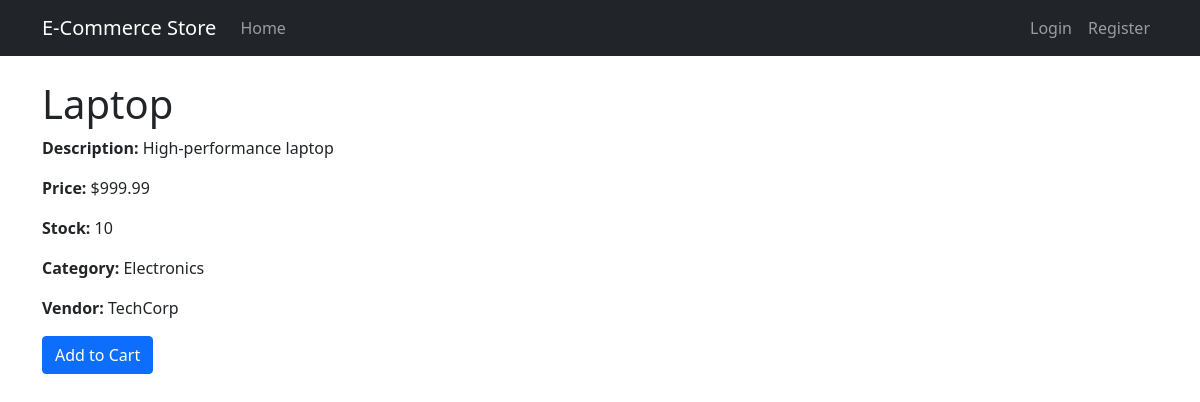
Page /product/1 on the committed database.
### models.py (models this page shows)
class Product(db.Model):
    id = db.Column(db.Integer, primary_key=True)
    name = db.Column(db.String(100), nullable=False)
    description = db.Column(db.Text)
    price = db.Column(db.Float, nullable=False)
    stock = db.Column(db.Integer, nullable=False)
    category_id = db.Column(db.Integer, db.ForeignKey('category.id'))
    vendor_id = db.Column(db.Integer, db.ForeignKey('vendor.id'))
    reviews = db.relationship('Review', backref='product', lazy=True)

class Category(db.Model):
    id = db.Column(db.Integer, primary_key=True)
    name = db.Column(db.String(50), nullable=False)
    description = db.Column(db.String(200))
    products = db.relationship('Product', backref='category', lazy=True)

class Vendor(db.Model):
    id = db.Column(db.Integer, primary_key=True)
    name = db.Column(db.String(100), nullable=False)
    contact_info = db.Column(db.String(200))
    address = db.Column(db.String(200))
    products = db.relationship('Product', backref='vendor', lazy=True)

### routes.py (the view)
@app.route('/product/<int:product_id>')
def product_detail(product_id):
    product = Product.query.get_or_404(product_id)
    return render_template('product_detail.html', product=product)

### templates/product_detail.html
{% extends 'base.html' %}
{% block content %}
<h1>{{ product.name }}</h1>
<p><strong>Description:</strong> {{ product.description }}</p>
<p><strong>Price:</strong> ${{ "%.2f"|format(product.price) }}</p>
<p><strong>Stock:</strong> {{ product.stock }}</p>
<p><strong>Category:</strong> {{ product.category.name }}</p>
<p><strong>Vendor:</strong> {{ product.vendor.name }}</p>
<a href="{{ url_for('add_to_cart', product_id=product.id) }}" class="btn btn-primary">Add to Cart</a>
{% endblock %}

### rows in the picture
Product: name "Laptop", description "High-performance laptop", price "999.99", stock "10"
Category: category.name "Electronics"
Vendor: vendor.name "TechCorp"
